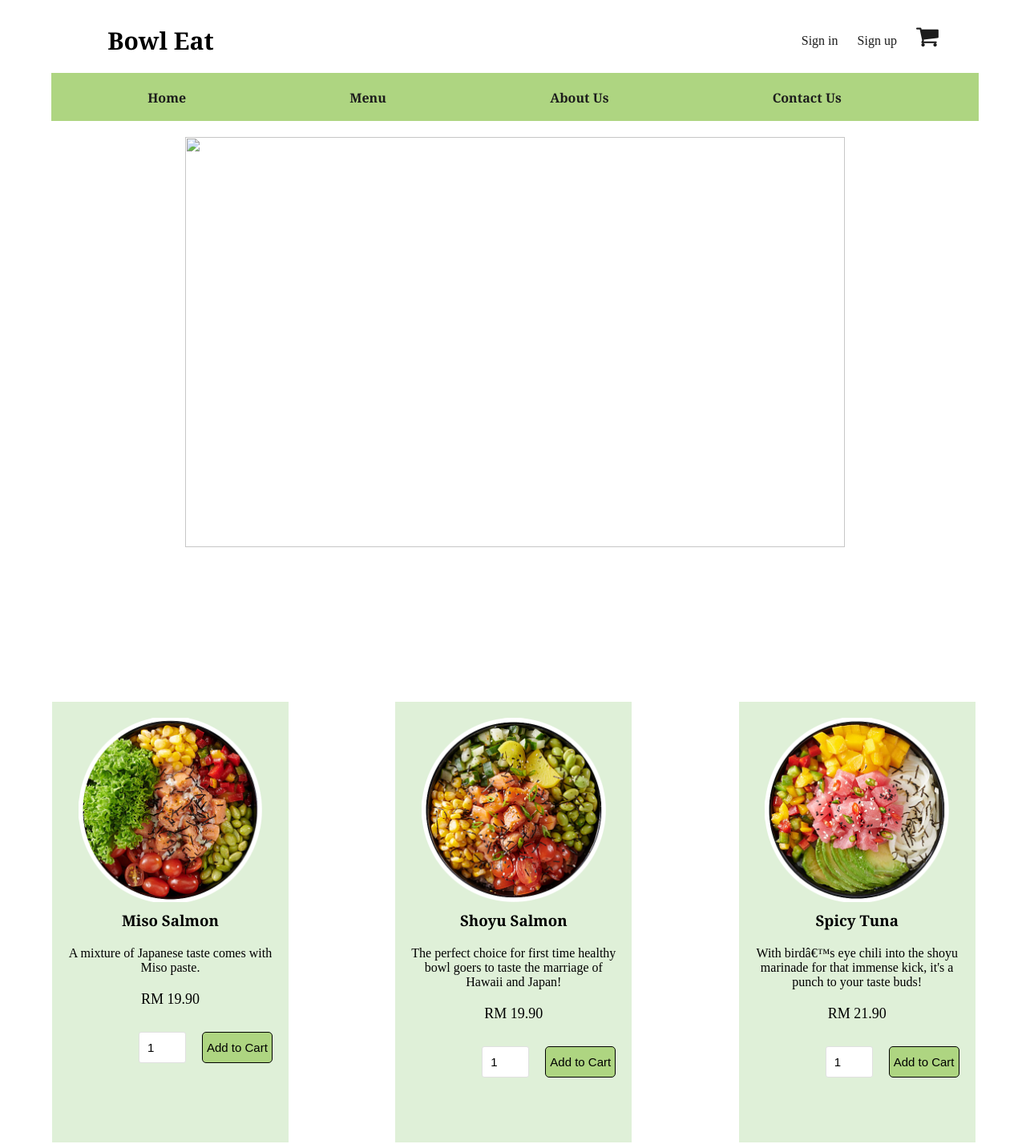
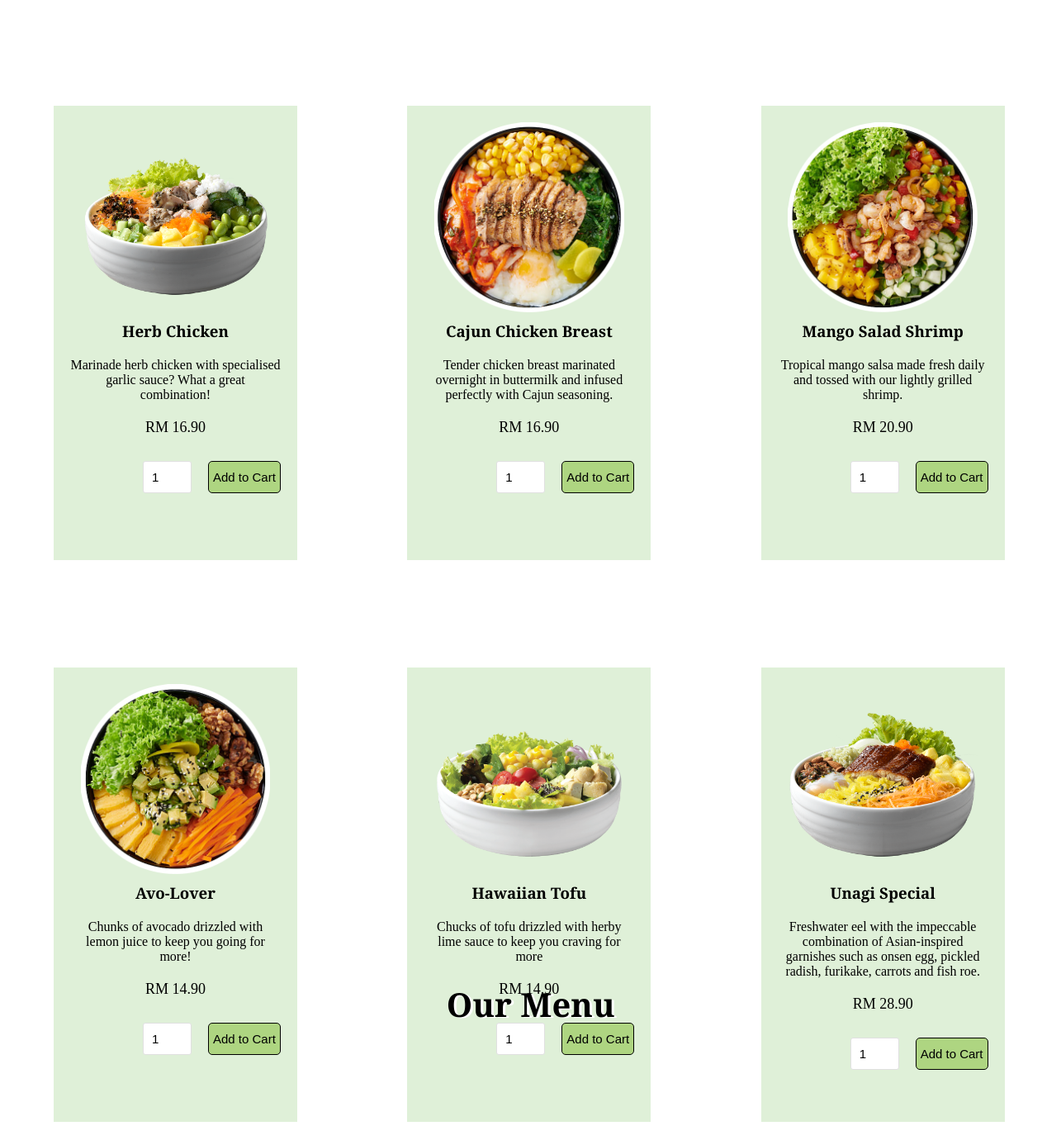
Page /menu.php on the committed database (2 pictures, top to bottom).
### tables this page shows
CREATE TABLE `products` (
  `id` int(10) NOT NULL,
  `product_id` int(5) NOT NULL,
  `category_id` int(10) NOT NULL,
  `name` varchar(100) NOT NULL,
  `description` text NOT NULL,
  `price` double(8,2) NOT NULL,
  `picture` varchar(200) NOT NULL
);

### menu.php (the view, shortened to what this page needs)
<?php include('header.php') ?>
<head>
    <link rel="stylesheet" href="style.css?v=<?php echo time(); ?>" type="text/css">
</head>
<body>
    <div class=top_content>
        <div class="menu_title">
            <img src="images/menu.jpeg"><h2>Our Menu</h2>
        </div>
    </div>
    <div class="products">
        <?php
            $query  = "SELECT * FROM products ORDER BY id ASC";
            $result = mysqli_query($db,$query);
            $num    = mysqli_num_rows($result);
            if ($num > 0) {
                while ($row = mysqli_fetch_array($result, MYSQLI_ASSOC)) {
        ?>
                    <form method="post" action="menu.php?cart=add&product_id=<?php echo $row["product_id"]; ?>">
                    <div class="product_card">
                        <div class="product_img">
                            <img src="<?php echo $row['picture'] ?>">
                        </div>
                        <div class="product_name">
                            <h3><?php echo $row['name'] ?></h3>
                        </div>
                        <div class="product_desc">
                            <p><?php echo $row['description'] ?></p>
                        </div>
                        <div class="product_price">
                            <p><?php echo "RM ".number_format($row['price'],2) ?></p>
                        </div>
                        <div class="add_cart">
                            <span><input type="text" class="product_quantity" name="quantity" value="1" size="2"></span>
                            <span><button type="submit" class="add_cart_button" name="add_cart">Add to Cart</button></span>
                        </div>
                    </div>
                    </form>
        <?php   }
            } else {
                echo '<p class="error">There are no products.</p>';
            }
        ?>
    </div>
</body>

### style.css (style rules this page uses)
* { box-sizing: border-box; margin: 0; padding: 0; }
body { font-family: 'Playfair Display', serif; }
img { vertical-align: middle; }
.top_content { text-align: center; }
.menu_title h2 { font-size: 40px; position: absolute; left: 450; bottom: 180px; width: 30%; text-shadow: 3px 1px #ffffff; }
.menu_title img { width: 80%; opacity: 0.9; }
.products { display: grid; grid-template-columns: auto auto auto; }
.product_card { text-align: center; padding: 20px 20px 20px; margin: 65px; background-color: #dff0d8; height: 550px; width: 295px; }
.product_img img { width: 90%; }
.product_name { padding: 10px; }
.product_desc { padding: 10px 0px 10px; }
.add_cart { position: relative; padding: 20px; }
.add_cart span { padding: 10px; margin-left: 0px 10px; }
.product_price { padding: 10px; font-size: 18px; }
.product_quantity { padding: 10px; font-size: 15px; border-radius: 3px; border: #E0E0E0 1px solid; }
.add_cart_button { padding: 10px 5px; font-size: 15px; color: #000000; background: #AED581; border: 1px solid #000000; border-radius: 5px; position: absolute; }

### rows in the picture
products: picture (picture), name "Miso Salmon", description "A mixture of Japanese taste comes with Miso paste.", price "19.90"
products: picture (picture), name "Shoyu Salmon", description "The perfect choice for first time healthy bowl goers to taste the marriage of Hawaii and Japan!", price "19.90"
products: picture (picture), name "Spicy Tuna", description "With birdâ€™s eye chili into the shoyu marinade for that immense kick, it's a punch to your taste buds!", price "21.90"
products: picture (picture), name "Herb Chicken", description "Marinade herb chicken with specialised garlic sauce? What a great combination!", price "16.90"
products: picture (picture), name "Cajun Chicken Breast", description "Tender chicken breast marinated overnight in buttermilk and infused perfectly with Cajun seasoning.", price "16.90"
products: picture (picture), name "Mango Salad Shrimp", description "Tropical mango salsa made fresh daily and tossed with our lightly grilled shrimp.", price "20.90"
products: picture (picture), name "Avo-Lover", description "Chunks of avocado drizzled with lemon juice to keep you going for more!", price "14.90"
products: picture (picture), name "Hawaiian Tofu", description "Chucks of tofu drizzled with herby lime sauce to keep you craving for more", price "14.90"
products: picture (picture), name "Unagi Special", description "Freshwater eel with the impeccable combination of Asian-inspired garnishes such as onsen egg, pickled radish, furikake, carrots and fish roe.", price "28.90"
